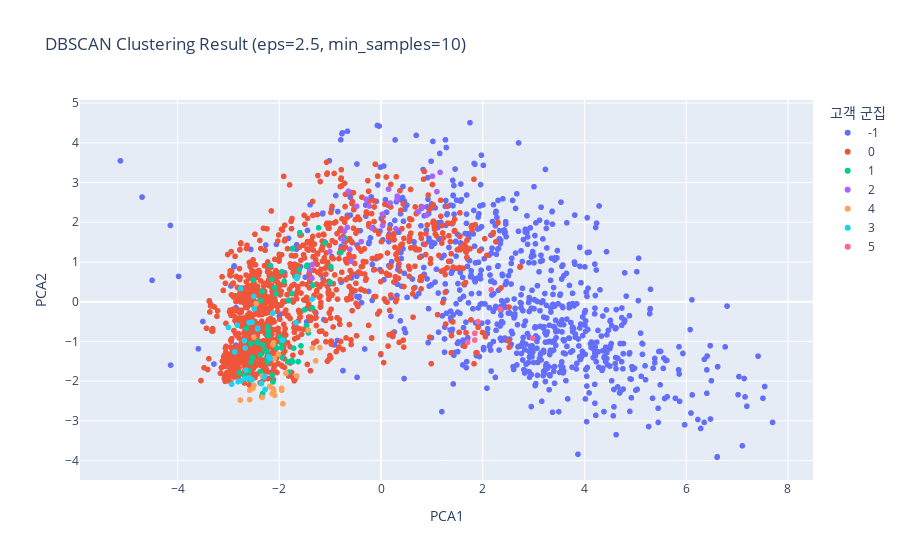

Write notebook code for a chart like this one.
### Markdown cell above
#### 💻 코드로 알아보기: DBSCAN 적용

`eps`와 `min_samples` 값에 따라 군집 결과가 크게 달라지므로, 적절한 값을 찾는 것이 중요합니다. 보통 `min_samples`는 데이터의 차원을 고려하여 먼저 정한 뒤, `eps` 값을 조정하며 최적의 결과를 찾습니다.

### Code cell
from sklearn.cluster import DBSCAN

# DBSCAN 모델 생성 및 학습
# eps=2.5, min_samples=10으로 설정 (여러 번의 실험을 통해 찾은 값)
dbscan = DBSCAN(eps=2.5, min_samples=10)
dbscan_labels = dbscan.fit_predict(X_processed)

# 노이즈는 -1로 레이블링됩니다.
n_clusters_ = len(set(dbscan_labels)) - (1 if -1 in dbscan_labels else 0)
n_noise_ = list(dbscan_labels).count(-1)

print(f"DBSCAN이 찾은 군집 개수: {n_clusters_}")
print(f"노이즈(이상치)로 판단된 데이터 개수: {n_noise_}")

# PCA를 이용한 시각화
df_pca['DBSCAN_Cluster'] = dbscan_labels.astype(str)

fig = px.scatter(df_pca, x='PCA1', y='PCA2', color='DBSCAN_Cluster',
                 title='DBSCAN Clustering Result (eps=2.5, min_samples=10)',
                 labels={'DBSCAN_Cluster': '고객 군집'})
fig.show()

### Figure 1 — Plotly figure (JSON) as saved in the notebook; plotly's stock layout.template omitted (floating-point values rounded to 4 significant figures; data arrays with more than 128 entries replaced by an {"elided": "..."} marker saying what was removed)
{"data": [{"hovertemplate": "고객 군집=-1<br>PCA1=%{x}<br>PCA2=%{y}<extra></extra>", "legendgroup": "-1", "marker": {"color": "#636efa", "symbol": "circle"}, "mode": "markers", "name": "-1", "showlegend": true, "type": "scattergl", "x": {"elided": "871 float values"}, "xaxis": "x", "y": {"elided": "871 float values"}, "yaxis": "y"}, {"hovertemplate": "고객 군집=0<br>PCA1=%{x}<br>PCA2=%{y}<extra></extra>", "legendgroup": "0", "marker": {"color": "#EF553B", "symbol": "circle"}, "mode": "markers", "name": "0", "showlegend": true, "type": "scattergl", "x": {"elided": "1209 float values"}, "xaxis": "x", "y": {"elided": "1209 float values"}, "yaxis": "y"}, {"hovertemplate": "고객 군집=1<br>PCA1=%{x}<br>PCA2=%{y}<extra></extra>", "legendgroup": "1", "marker": {"color": "#00cc96", "symbol": "circle"}, "mode": "markers", "name": "1", "showlegend": true, "type": "scattergl", "x": [-2.555, -1.836, -2.378, -1.956, -2.141, -1.598, -1.575, -2.368, -2.687, -2.055, -2.33, -2.239, -2.585, -1.629, -2.281, -2.22, -1.906, -2.509, -2.529, -1.719, -1.754, -1.757, -1.947, -2.593, -2.328, -2.227, -1.341, -1.227, -1.819, -2.067, -0.9864, -1.464, -0.7921, -2.176, -2.563, -0.998, -1.741, -2.251, -2.089, -1.428, -2.126, -1.607, -0.7069, -2.649, -2.37, -2.341, -2.217, -1.503, -2.227, -1.742, -1.997, -2.43, -1.738, -1.464, -1.91, -1.351, -1.95, -1.455, -2.334, -2.437, -1.959, -1.811, -1.102, -2.786, -2.147, -1.684], "xaxis": "x", "y": [-1.526, -1.517, -1.758, -1.164, -1.857, 1.738, -1.111, 0.0257, -1.861, -1.163, -1.084, -1.464, -1.966, -1.508, -1.216, -0.7443, 0.5136, 0.5479, -1.402, -1.17, -1.481, 0.2063, -1.393, -1.743, -2.313, -0.6305, 0.4181, 1.861, 0.02836, 0.1945, 0.8791, -0.6003, 1.24, 0.9117, -1.056, 0.4856, -1.509, -1.257, 0.3527, -0.7863, -2.019, 0.8061, 1.595, -0.6753, -1.341, 0.2578, -0.8571, -0.205, -1.52, 1.329, -0.891, -1.006, 1.343, 0.8871, -0.964, -0.1654, 0.7539, 0.9218, -1.837, -1.031, -1.049, -1.773, 1.479, -1.784, 0.562, 0.6272], "yaxis": "y"}, {"hovertemplate": "고객 군집=2<br>PCA1=%{x}<br>PCA2=%{y}<extra></extra>", "legendgroup": "2", "marker": {"color": "#ab63fa", "symbol": "circle"}, "mode": "markers", "name": "2", "showlegend": true, "type": "scattergl", "x": [-1.359, -0.2957, 0.1468, 0.1772, 0.0267, 0.3158, 0.8174, 1.01, 0.03097, -1.346, -0.6448, -0.2329, 1.161, -0.1831, -0.6632, 1.098, -0.6158, 0.8942, -0.3898, -0.7545, 0.3179, -1.402, -1.007, -0.7228, -0.5871, 0.7326, 0.2916, -0.4796], "xaxis": "x", "y": [0.5897, 2.581, 2.833, 2.484, 2.207, 2.588, 2.383, 3.16, 1.918, 0.9373, 2.78, 2.41, 3.256, 1.853, 1.87, 2.771, 1.318, 2.18, 1.513, 1.575, 2.659, 0.7863, 1.258, 1.775, 1.018, 2.263, 1.836, 2.402], "yaxis": "y"}, {"hovertemplate": "고객 군집=4<br>PCA1=%{x}<br>PCA2=%{y}<extra></extra>", "legendgroup": "4", "marker": {"color": "#FFA15A", "symbol": "circle"}, "mode": "markers", "name": "4", "showlegend": true, "type": "scattergl", "x": [-2.126, -1.93, -2.519, -2.184, -2.583, -1.871, -1.204, -1.355, -2.454, -2.11, -1.287, -2.02, -2.187, -2.501, -2.121, -2.102, -1.954, -1.952, -2.339, -1.658, -2.769, -2.5, -2.093, -1.432, -2.139, -2.115, -2.335, -2.582], "xaxis": "x", "y": [-1.08, -2.572, -2.182, -2.126, -2.226, -1.801, -1.153, -1.164, -0.04788, -2.248, -1.489, -1.323, -2.139, -0.8901, -2.197, -1.431, -2.181, -2.229, -2.41, -1.871, -2.478, -2.109, -2.356, -0.7129, -2.314, -1.036, -1.874, -2.466], "yaxis": "y"}, {"hovertemplate": "고객 군집=3<br>PCA1=%{x}<br>PCA2=%{y}<extra></extra>", "legendgroup": "3", "marker": {"color": "#19d3f3", "symbol": "circle"}, "mode": "markers", "name": "3", "showlegend": true, "type": "scattergl", "x": [-2.357, -2.811, -2.673, -2.299, -2.183, -1.938, -2.656, -2.537, -2.669, -2.126, -2.76, -3.001, -2.423, -2.596, -2.687, -2.428, -2.539, -2.206, -2.759, -2.826, -2.938, -1.673, -2.493, -1.356, -2.504, -2.355, -2.584, -2.281, -1.643, -1.657, -2.877], "xaxis": "x", "y": [-2.061, -2.011, -1.939, -1.896, -1.433, -0.9675, -1.721, -0.5129, -1.168, -0.2889, 0.3307, -0.6462, -0.6655, -0.5269, -0.9815, -0.6875, -1.967, -1.385, -1.991, -0.5914, -2.076, -0.5261, -0.1773, 0.06797, 0.1326, -2.052, -1.92, -2.21, 0.6379, 0.5844, -1.266], "yaxis": "y"}, {"hovertemplate": "고객 군집=5<br>PCA1=%{x}<br>PCA2=%{y}<extra></extra>", "legendgroup": "5", "marker": {"color": "#FF6692", "symbol": "circle"}, "mode": "markers", "name": "5", "showlegend": true, "type": "scattergl", "x": [1.842, 1.843, 1.702, 2.982, 2.166, 2.342, 1.906], "xaxis": "x", "y": [-0.9654, -0.7955, -1.018, -0.9199, 0.3013, -0.1906, -0.5003], "yaxis": "y"}], "layout": {"legend": {"title": {"text": "고객 군집"}, "tracegroupgap": 0}, "title": {"text": "DBSCAN Clustering Result (eps=2.5, min_samples=10)"}, "xaxis": {"anchor": "y", "domain": [0, 1], "title": {"text": "PCA1"}}, "yaxis": {"anchor": "x", "domain": [0, 1], "title": {"text": "PCA2"}}}}
